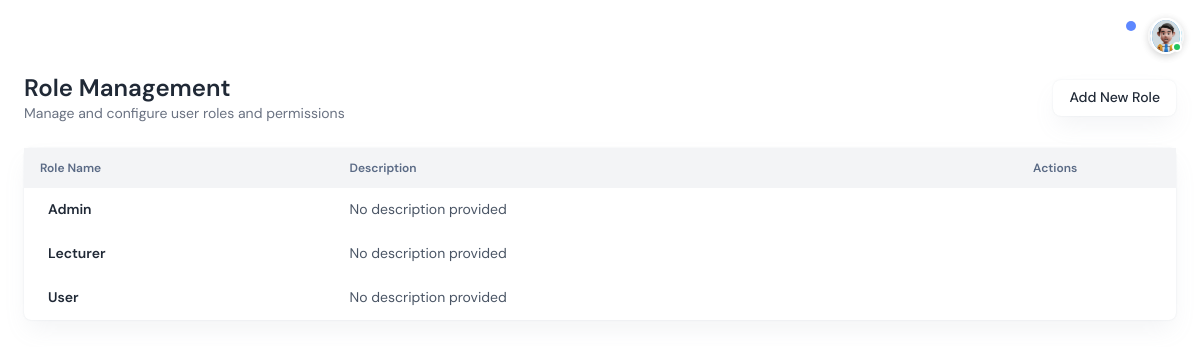
The page /role-management/ (signed in) on the database its author committed.
### training_institute_app/models.py (models this page shows, shortened)
class Role(models.Model):
    name = models.CharField(max_length=50, unique=True)
    description = models.TextField(blank=True, null=True)

### training_institute_app/views.py (the view, shortened to what this page needs)
# urls.py: path('role-management/', views.role_management, name='role_management'),
@login_required(login_url='/login/')
def role_management(request):
    roles = Role.objects.all().annotate(
        user_count=models.Count('user')
    ).order_by('name')
    context = {
        'roles': roles,
    }
    return render(request, 'training_institute_app/dashboard/master/user-role.html', context)

### training_institute_app/templates/training_institute_app/dashboard/master/user-role.html (shortened to what this page needs)
{% extends 'training_institute_app/dashboard/base.html' %}
{% load static %}
{% block content %}
<div class="px-6">
    <div class="flex justify-between items-center mb-6">
        <div>
            <h1 class="text-2xl font-semibold text-dark dark:text-white">Role Management</h1>
            <p class="text-gray-500 dark:text-gray-400 text-sm mt-1">Manage and configure user roles and permissions</p>
        </div>
        <button id="addRoleBtn"
                class="inline-flex items-center px-4 py-2 bg-gradient-to-r from-blue-500 to-cyan-500 hover:from-blue-600 hover:to-cyan-600 text-dark dark:text-white text-sm font-medium rounded-lg transition-all duration-300 transform hover:scale-105 shadow-md hover:shadow-xl">
            Add New Role
        </button>
    </div>
    <div class="card">
        <div class="card-body p-0">
            <div class="overflow-x-auto">
                <table class="w-full">
                    <thead>
                        <tr class="border-b border-border dark:border-darkborder bg-gray-100 dark:bg-gray-900">
                            <th class="text-left py-3 px-4 text-xs font-semibold text-gray-700 dark:text-gray-300 uppercase tracking-wider">Role Name</th>
                            <th class="text-left py-3 px-4 text-xs font-semibold text-gray-700 dark:text-gray-300 uppercase tracking-wider">Description</th>
                            <th class="text-center py-3 px-4 text-xs font-semibold text-gray-700 dark:text-gray-300 uppercase tracking-wider">Actions</th>
                        </tr>
                    </thead>
                    <tbody>
                        {% for role in roles %}
                        <tr class="table-row-transition border-b border-border dark:border-darkborder hover:bg-gray-100 dark:hover:bg-slate-700 transition-all duration-300">
                            <td class="py-3 px-4">
                                <div class="flex items-center gap-2">
                                    <p class="text-sm font-semibold text-dark dark:text-white">{{ role.name }}</p>
                                </div>
                            </td>
                            <td class="py-3 px-4">
                                <p class="text-sm text-gray-600 dark:text-gray-300 max-w-md">{{ role.description|default:"No description provided"|truncatechars:80 }}</p>
                            </td>
                            <td class="py-3 px-4 text-center">
                                <div class="flex items-center justify-center gap-2">
                                    <button data-role-id="{{ role.id }}"
                                            data-role-name="{{ role.name|escapejs }}"
                                            data-role-description="{{ role.description|default:''|escapejs }}"
                                            class="action-btn edit-btn p-1.5 rounded-lg text-green-600 hover:text-green-700 dark:text-green-400 dark:hover:text-green-300 transition-all duration-300 hover:scale-110 hover:shadow-md"
                                            title="Edit Role">
                                    </button>
                                    <button data-role-id="{{ role.id }}"
                                            data-role-name="{{ role.name|escapejs }}"
                                            data-user-count="{{ role.user_count }}"
                                            class="action-btn delete-btn p-1.5 rounded-lg text-red-600 hover:text-red-700 dark:text-red-400 dark:hover:text-red-300 transition-all duration-300 hover:scale-110 hover:shadow-md"
                                            title="Delete Role">
                                    </button>
                                </div>
                            </td>
                        </tr>
                        {% endfor %}
                    </tbody>
                </table>
            </div>
        </div>
    </div>
</div>
{% include 'training_institute_app/components/formModel.html' %}
{% endblock content %}

### training_institute_app/templates/training_institute_app/dashboard/master/user-role.html (style rules this page uses)
#addRoleBtn { cursor: pointer; }
.table-row-transition { transition: all 0.3s cubic-bezier(0.4, 0, 0.2, 1); }
.action-btn { position: relative; overflow: hidden; cursor: pointer; }
.action-btn::before { content: ''; position: absolute; top: 50%; left: 50%; width: 0; height: 0; border-radius: 50%; background: rgba(255, 255, 255, 0.3); transform: translate(-50%, -50%); transition: width 0.6s, height 0.6s; }

### rows shown on the page
Role: name "Admin", description "No description provided"
Role: name "Lecturer", description "No description provided"
Role: name "User", description "No description provided"
